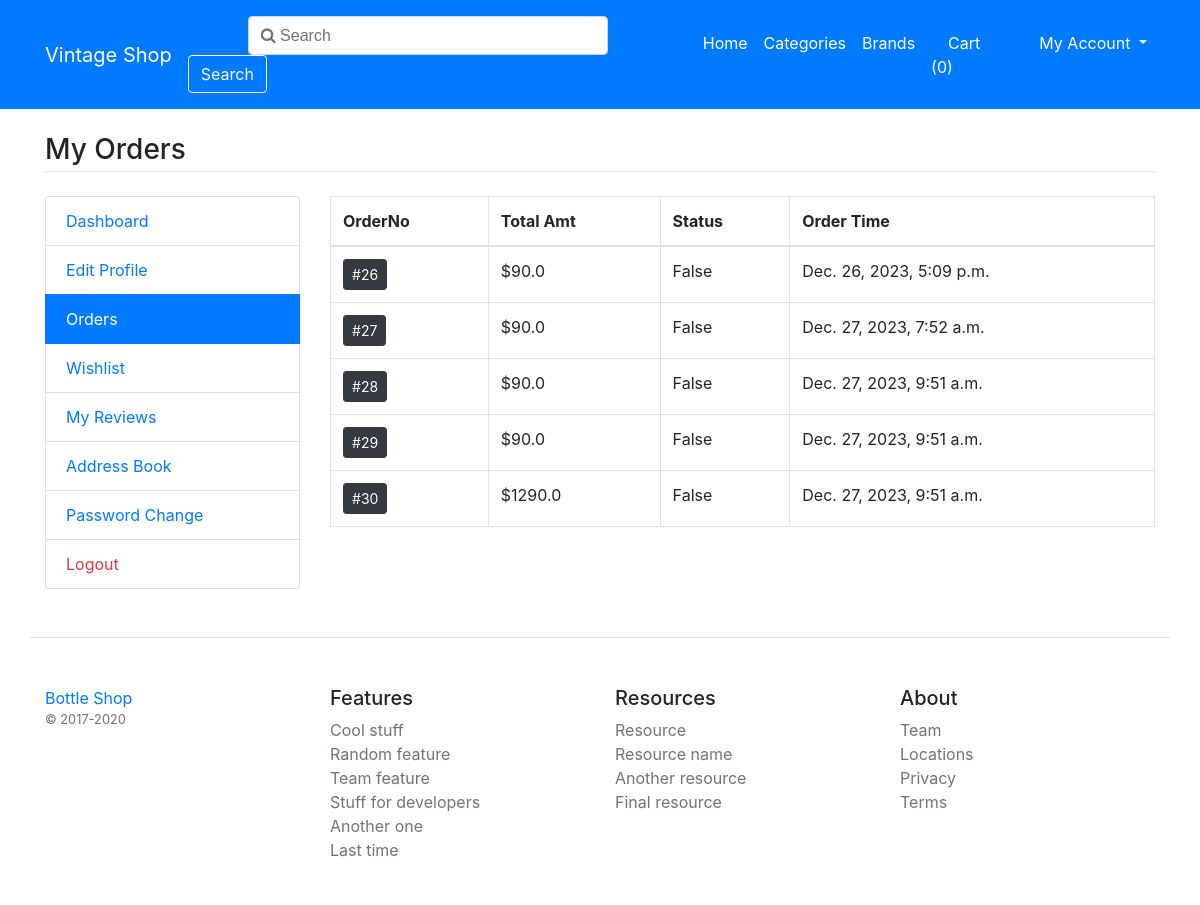
The app's page /my-orders (signed in) with its own data.
### main/models.py (models this page shows)
class CartOrder(models.Model):
    user         = models.ForeignKey(User, on_delete=models.CASCADE)
    total_amt    = models.FloatField()
    paid_status  = models.BooleanField(default=False)
    order_dt     = models.DateTimeField(auto_now_add=True)
    order_status = models.CharField(choices=status_choice, default= 'process', max_length=150)
    class Meta:
        verbose_name_plural= '08. Orders'

### main/views.py (the view)
# urls.py: path('my-orders', views.my_orders, name='my_orders'),
def my_orders(request):
    orders  = CartOrder.objects.filter(user=request.user).order_by('id')
    context = {
        'orders': orders,
    }
    return render(request, 'user/orders.html', context)

### main/template_context.py (called while the page is built)
def get_filters(request):
    cats    = Product.objects.distinct().values('category__title', 'category__id')
    brands  = Product.objects.distinct().values('brand__title', 'brand__id')
    colors  = ProductAttribute.objects.distinct().values('color__title', 'color__id', 'color__color_code')
    sizes   = ProductAttribute.objects.distinct().values('size__title', 'size__id')
    minMaxPrice = ProductAttribute.objects.aggregate(Min('price'), Max('price'))
    data    =   {
                    'cats':cats,
                    'brands':brands,
                    'colors':colors,
                    'sizes':sizes,
                    'minMaxPrice': minMaxPrice,
                }
    return data

### main/templates/user/orders.html
{% extends "base.html" %}
{% load static %}
{% block content %}
<main class="container my-4">
	<h3 class="my-4 border-bottom pb-1">My Orders</h3>
	<div class="row">
        <div class="col-md-3">
            {% include 'user/user-sidebar.html' %}
        </div>
        <div class="col-md-9">
            <div class="table-responsive">
                <table class="table-bordered table">
                    <thead>
                        <tr>
                            <th>OrderNo</th>
                            <th>Total Amt</th>
                            <th>Status</th>
                            <th>Order Time</th>
                        </tr>
                    </thead>
                    <tbody>
                        {% for order in orders %}
                        <tr>
                            <td><a href="{% url 'my_order_items' order.id %}" class="btn btn-sm btn-dark">#{{order.id}}</a></td>
                            <td>${{order.total_amt}}</td>
                            <td>{{order.paid_status}}</td>
                            <td>{{order.order_dt}}</td>
                        </tr>
                        {% endfor %}
                    </tbody>
                </table>
            </div>
        </div>
	</div>
</main>
{% endblock content %}

### records on screen
CartOrder: id "26", total_amt "90.0", paid_status "False", order_dt "Dec. 26, 2023, 5:09 p.m."
CartOrder: id "27", total_amt "90.0", paid_status "False", order_dt "Dec. 27, 2023, 7:52 a.m."
CartOrder: id "28", total_amt "90.0", paid_status "False", order_dt "Dec. 27, 2023, 9:51 a.m."
CartOrder: id "29", total_amt "90.0", paid_status "False", order_dt "Dec. 27, 2023, 9:51 a.m."
CartOrder: id "30", total_amt "1290.0", paid_status "False", order_dt "Dec. 27, 2023, 9:51 a.m."

### other values on screen
{{ request.session.cartdata|length }} "0"
